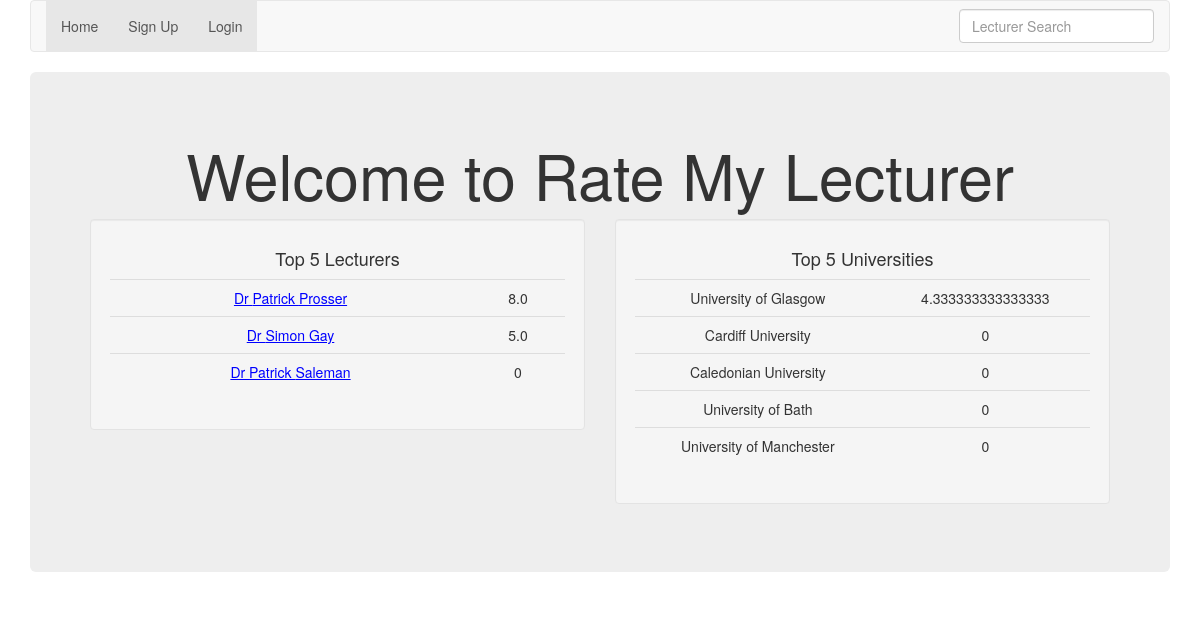
Before: / with the older database file.
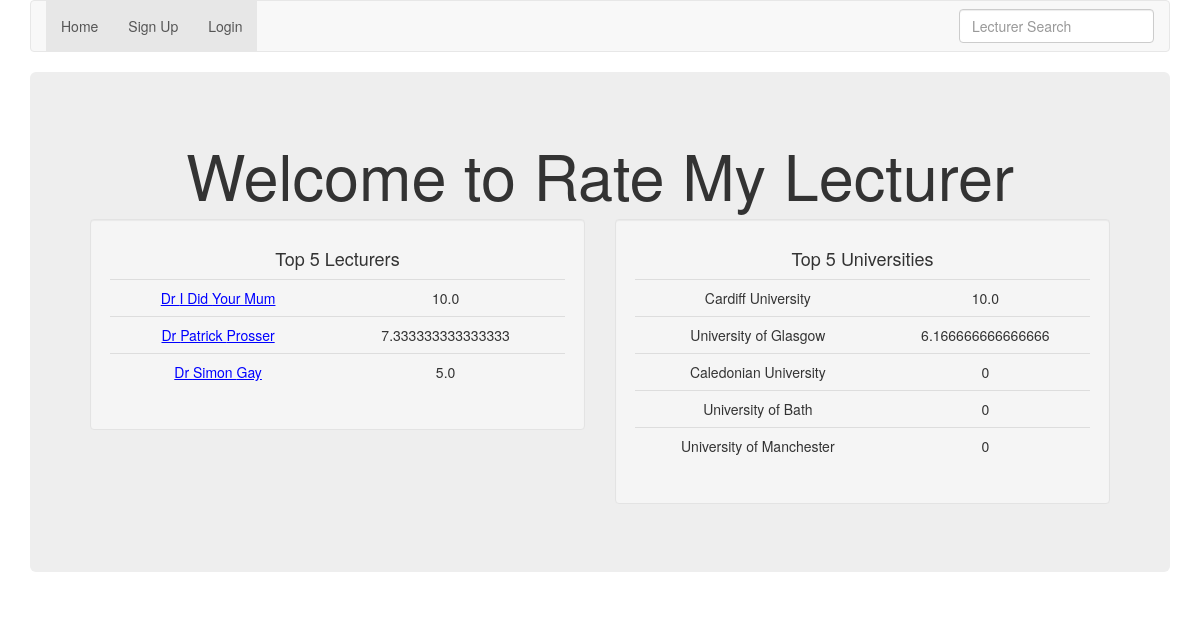
After: the same page with the newer database file.
### lecturer/models.py (models this page shows, shortened)
class Lecturer(models.Model):
    title = models.CharField(max_length=10)
    first_name = models.CharField(max_length=30)
    last_name = models.CharField(max_length=30)
    date_added = models.DateTimeField(default=timezone.now)
    university = models.ForeignKey(University)
    department = models.ForeignKey(Department)
    added_by = models.ForeignKey(User)
    class Meta:
        unique_together = ('first_name','last_name','university','department')
    def get_rating(self):
        ratings = Rating.objects.filter(lecturer=self)
        if not ratings.exists(): return 0
        total = reduce((lambda x,y: x+y), map(lambda r: r.value, ratings))
        return total/ratings.count()

class Rating(models.Model):
    value = models.IntegerField(default=0)
    user = models.ForeignKey(User)
    lecturer = models.ForeignKey(Lecturer)
    date_rated = models.DateTimeField(auto_now=True)
    class Meta:
        unique_together = ('user', 'lecturer')

class University(models.Model):
    name = models.CharField(max_length=60, unique=True)
    short_name = models.CharField(max_length=30, null=True)
    domain = models.CharField(max_length=30)
    def get_rating(self):
        lecturers = Lecturer.objects.filter(university=self)
        if not lecturers.exists(): return 0
        total = reduce((lambda x,y: x+y), map(lambda r: r.get_rating(), lecturers))
        return total/lecturers.count()

### main/views.py (the view)
# urls.py: url(r'^$', views.index, name='index'),
def index(request):
    lecturers = reversed(sorted(Lecturer.objects.all(), key=lambda r: r.get_rating())[-5:])
    universities = reversed(sorted(University.objects.all(), key=lambda r: r.get_rating())[-5:])
    return render(request, 'main/index.html', {'lecturers': lecturers, 'universities': universities})

### main/templates/main/index.html (shortened to what this page needs)
{% extends 'main/base.html' %}
{% block body_block %}
    <h1 class="text-center">Welcome to Rate My Lecturer</h1>
	<div class="row">
		<div class="col-lg-6 col-md-6 col-sm-12 col-xs-12">
			<div class="well">
				<h4 class="text-center"> Top 5 Lecturers </h4>
				<table class="table text-center table-hover">
                    {% for lecturer in lecturers %}
                    <tr>
						<td><a style="color: blue; text-decoration: underline;" href="/lecturer/{{lecturer.id}}"> {{lecturer.title}} {{lecturer.first_name}} {{lecturer.last_name}} </a></td>
						<td> {{lecturer.get_rating}} </td>
					</tr>
                    {% endfor %}
				</table>
			</div>
		</div>
		<div class="col-lg-6 col-md-6 col-sm-12 col-xs-12">
			<div class="well">
				<h4 class="text-center"> Top 5 Universities </h4>
				<table class="table text-center table-hover">
                    {% for university in universities %}
					<tr>
						<td> {{university.name}} </td>
						<td> {{university.get_rating}} </td>
					</tr>
                    {% endfor %}
				</table>
			</div>
		</div>
	</div>
{% endblock %}

### main/templates/main/base.html (shortened to what this page needs)
<!DOCTYPE html>
{% load static %}
<html>
    <head lang="en">
		<link rel="stylesheet" type="text/css" href="https://maxcdn.bootstrapcdn.com/bootstrap/3.3.7/css/bootstrap.min.css">
    </head>
    <body>
		<div class="container">
			<nav class="navbar navbar-default">
				<div class="collapse navbar-collapse" id="bs-example-navbar-collapse-1">
					<ul class="nav navbar-nav">
							<li class="active"><a href="{% url 'main:index' %}">Home</a></li>
						{% if user.is_authenticated %}
							<li class="active"><a href="{% url 'log:logout' %}">Logout </a></li>
							<li class="active"><a href="{% url 'lecturer:add' %}">Add Lecturer</a></li>
						{% else %}
							<li class="active"><a href="{% url 'log:signup' %}">Sign Up </a></li>
							<li class="active"><a href="{% url 'log:login' %}">Login</a></li>
						{% endif %}
					</ul>
					<form class="navbar-form navbar-right" role="search">
						<div class="form-group">
							<input type="text" class="form-control" id="lecturer"
								onkeyup="searchLecturers()" placeholder="Lecturer Search">
						</div>
					</form>
				</div>
			</nav>
			<div class="jumbotron">
				<div>
				{% block body_block %}{% endblock %}
				</div>
			</div>
		</div>
    </body>
</html>

Changed rows visible on the page:
changed Lecturer: first_name "Patrick" → "I Did"; last_name "Saleman" → "Your Mum"; get_rating "0" → "10.0"; moves up the list
computed for Lecturer "Patrick": get_rating "8.0" → "7.333333333333333"
shown differently, row unchanged: University "Cardiff University": get_rating "0" → "10.0"; moves up the list
computed for University "University of Glasgow": get_rating "4.333333333333333" → "6.166666666666666"
